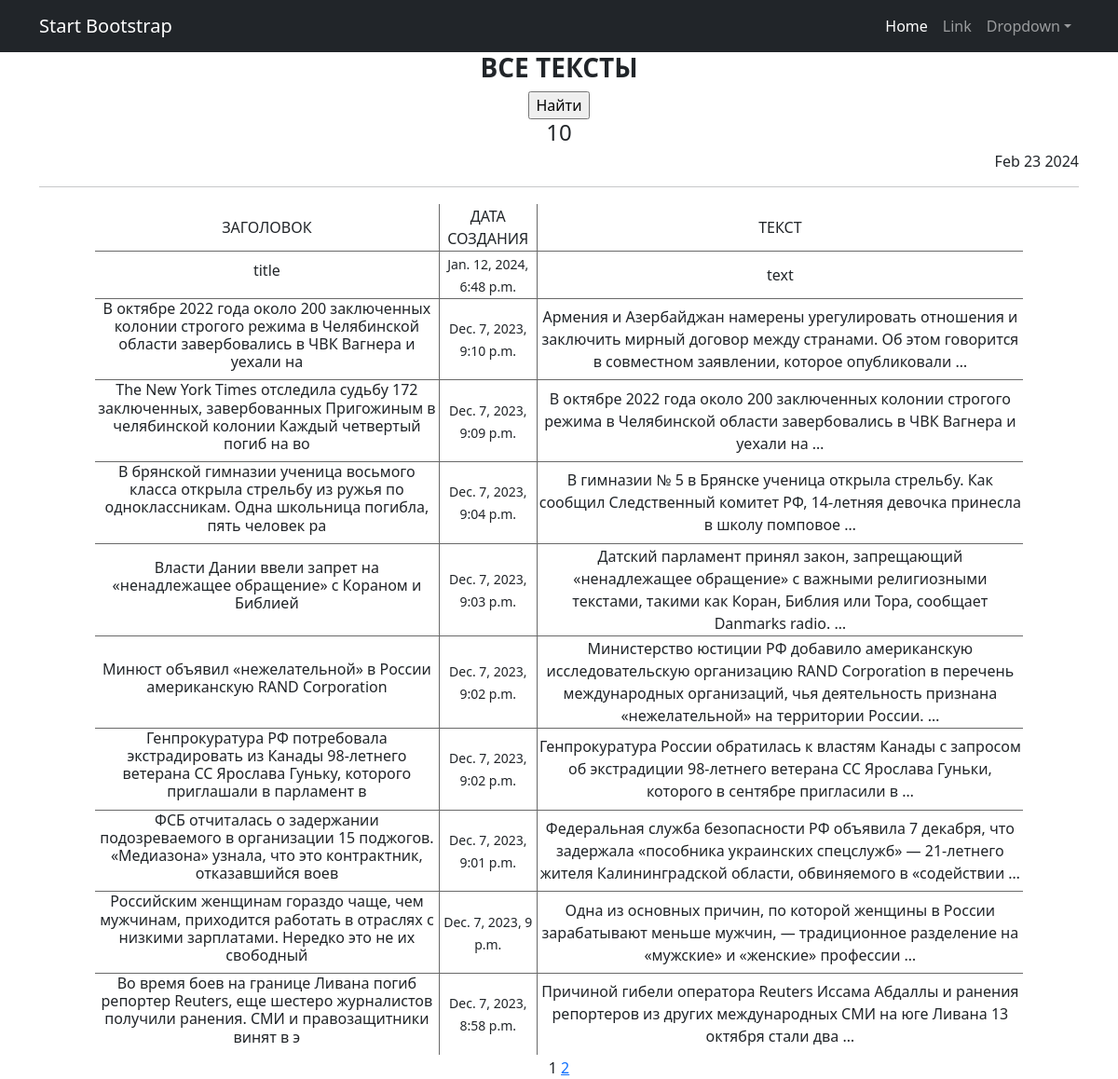
/posts/, run on the app's committed database.
### news_app/models.py (models this page shows, shortened)
class Post(models.Model):
    author = models.ForeignKey(Author, on_delete=models.CASCADE)
    NEWS = 'NW'
    ARTICLE = 'AR'
    CATEGORY_CHOICES = (
        (NEWS, 'Новость'),
        (ARTICLE, 'Статья'),
    )
    categoryType = models.CharField(max_length=2, choices=CATEGORY_CHOICES, default=ARTICLE)
    dateCreation = models.DateTimeField(auto_now=True)
    postCategory = models.ManyToManyField(Category, through='PostCategory')
    title = models.CharField(max_length=128)
    text = models.TextField()
    rating = models.SmallIntegerField(default=0)

### news_app/views.py (the view)
# urls.py: path('', PostsList.as_view()),
class PostsList(ListView):
    model = Post
    ordering = '-dateCreation'
    template_name = 'posts.html'
    context_object_name = 'posts'
    paginate_by = 10
    def get_queryset(self):
        queryset = super().get_queryset()
        self.filterset = PostFilter(self.request.GET, queryset)
        return self.filterset.qs
    def get_context_data(self, **kwargs):
        context = super().get_context_data(**kwargs)
        context['time_now'] = datetime.utcnow()
        context['next_sale'] = None
        context['filterset'] = self.filterset
        return context

### news_app/templatetags/custom_filters.py (called while the page is built)
@register.filter()
def censor(text):
    bad_words = ['аннексии', 'кровь']
    words = text.split()
    censor_list = []
    for word in words:
        if word.lower() in bad_words:
            censor_word = word[0] + '*' * (len(word) - 1)
            censor_list.append(censor_word)
        else:
            censor_list.append(word)
    return ' '.join(censor_list)

@register.simple_tag(takes_context=True)
def url_replace(context, **kwargs):
    d = context['request'].GET.copy()
    for k, v in kwargs.items():
        d[k] = v
    return d.urlencode()

### templates/posts.html (shortened to what this page needs)
{% extends 'flatpages/default.html' %}
{% load custom_filters %}
{% block content %}
   <h3><strong>ВСЕ ТЕКСТЫ</strong></h3>
    <form action="" method="get">
        <input type="submit" value="Найти" />
    </form>
   <h4>{{ posts|length }}</h4>
   <h6> <div align="right"> {{ time_now|date:'M d Y' }}</div> </h6>
   <hr>
   {% if posts %}
       <table>
           <tr>
               <td>ЗАГОЛОВОК</td>
               <td>ДАТА СОЗДАНИЯ</td>
               <td>ТЕКСТ</td>
           </tr>
           {% for post in posts %}
           <tr>
               <td><h6>{{ post.title|censor }}</h6></td>
               <td><small>{{ post.dateCreation }}</small></td>
               <td>{{ post.text|censor|truncatewords:20 }}</td>
           </tr>
           {% endfor %}
       </table>
   {% else %}
       <h2>НОВОСТЕЙ НЕТ!</h2>
   {% endif %}
   {{ page_obj.number }}
   {% if page_obj.has_next %}
       <a href="?{% url_replace page=page_obj.next_page_number %}">{{ page_obj.next_page_number }}</a>
   {% endif %}
{% endblock content %}

### templates/flatpages/default.html (shortened to what this page needs)
<!DOCTYPE html>
<html lang="en">
{% load custom_filters %}
    <head>
        {% load static %}
        <link href="{% static 'css/styles.css' %}" rel="stylesheet" />
    </head>
    <body>
        <nav class="navbar navbar-expand-lg navbar-dark bg-dark">
            <div class="container">
                <a class="navbar-brand" href="#">Start Bootstrap</a>
                <div class="collapse navbar-collapse" id="navbarSupportedContent">
                    <ul class="navbar-nav ms-auto mb-2 mb-lg-0">
                        <li class="nav-item"><a class="nav-link active" aria-current="page" href="#">Home</a></li>
                        <li class="nav-item"><a class="nav-link" href="#">Link</a></li>
                        <li class="nav-item dropdown">
                            <a class="nav-link dropdown-toggle" id="navbarDropdown" href="#" role="button" data-bs-toggle="dropdown" aria-expanded="false">Dropdown</a>
                        </li>
                    </ul>
                </div>
            </div>
        </nav>
        <div class="container">
           <div class="row">
               <div class="col-lg-12 text-center">
                   {% block content %}{% endblock content %}
               </div>
           </div>
        </div>
    </body>
</html>

### templates/posts.html (style rules this page uses)
table { width: 1000px; border-collapse: collapse; margin: auto; border: 2px solid white; }
td, th { border: 1px solid dimGray; padding: 1px; text-align: center; }

### data on the page
Post: title|censor "title", dateCreation "Jan. 12, 2024, 6:48 p.m.", text|censor "text"
Post: title|censor "В октябре 2022 года около 200 заключенных колонии строгого режима в Челябинской области завербовались в ЧВК Вагнера и уехали на", dateCreation "Dec. 7, 2023, 9:10 p.m.", text|censor "Армения и Азербайджан намерены урегулировать отношения и заключить мирный договор между странами. Об этом говорится в совместном заявлении, которое опубликовали …"
Post: title|censor "The New York Times отследила судьбу 172 заключенных, завербованных Пригожиным в челябинской колонии Каждый четвертый погиб на во", dateCreation "Dec. 7, 2023, 9:09 p.m.", text|censor "В октябре 2022 года около 200 заключенных колонии строгого режима в Челябинской области завербовались в ЧВК Вагнера и уехали на …"
Post: title|censor "В брянской гимназии ученица восьмого класса открыла стрельбу из ружья по одноклассникам. Одна школьница погибла, пять человек ра", dateCreation "Dec. 7, 2023, 9:04 p.m.", text|censor "В гимназии № 5 в Брянске ученица открыла стрельбу. Как сообщил Следственный комитет РФ, 14-летняя девочка принесла в школу помповое …"
Post: title|censor "Власти Дании ввели запрет на «ненадлежащее обращение» с Кораном и Библией", dateCreation "Dec. 7, 2023, 9:03 p.m.", text|censor "Датский парламент принял закон, запрещающий «ненадлежащее обращение» с важными религиозными текстами, такими как Коран, Библия или Тора, сообщает Danmarks radio. …"
Post: title|censor "Минюст объявил «нежелательной» в России американскую RAND Corporation", dateCreation "Dec. 7, 2023, 9:02 p.m.", text|censor "Министерство юстиции РФ добавило американскую исследовательскую организацию RAND Corporation в перечень международных организаций, чья деятельность признана «нежелательной» на территории России. …"
Post: title|censor "Генпрокуратура РФ потребовала экстрадировать из Канады 98-летнего ветерана СС Ярослава Гуньку, которого приглашали в парламент в", dateCreation "Dec. 7, 2023, 9:02 p.m.", text|censor "Генпрокуратура России обратилась к властям Канады с запросом об экстрадиции 98-летнего ветерана СС Ярослава Гуньки, которого в сентябре пригласили в …"
Post: title|censor "ФСБ отчиталась о задержании подозреваемого в организации 15 поджогов. «Медиазона» узнала, что это контрактник, отказавшийся воев", dateCreation "Dec. 7, 2023, 9:01 p.m.", text|censor "Федеральная служба безопасности РФ объявила 7 декабря, что задержала «пособника украинских спецслужб» — 21-летнего жителя Калининградской области, обвиняемого в «содействии …"
Post: title|censor "Российским женщинам гораздо чаще, чем мужчинам, приходится работать в отраслях с низкими зарплатами. Нередко это не их свободный", dateCreation "Dec. 7, 2023, 9 p.m.", text|censor "Одна из основных причин, по которой женщины в России зарабатывают меньше мужчин, — традиционное разделение на «мужские» и «женские» профессии …"
Post: title|censor "Во время боев на границе Ливана погиб репортер Reuters, еще шестеро журналистов получили ранения. СМИ и правозащитники винят в э", dateCreation "Dec. 7, 2023, 8:58 p.m.", text|censor "Причиной гибели оператора Reuters Иссама Абдаллы и ранения репортеров из других международных СМИ на юге Ливана 13 октября стали два …"

### other printed values
{{ posts|length }} "10"
{{ time_now|date:'M d Y' }} "Feb 23 2024"
{{ page_obj.number }} "1"
{{ page_obj.next_page_number }} "2"
